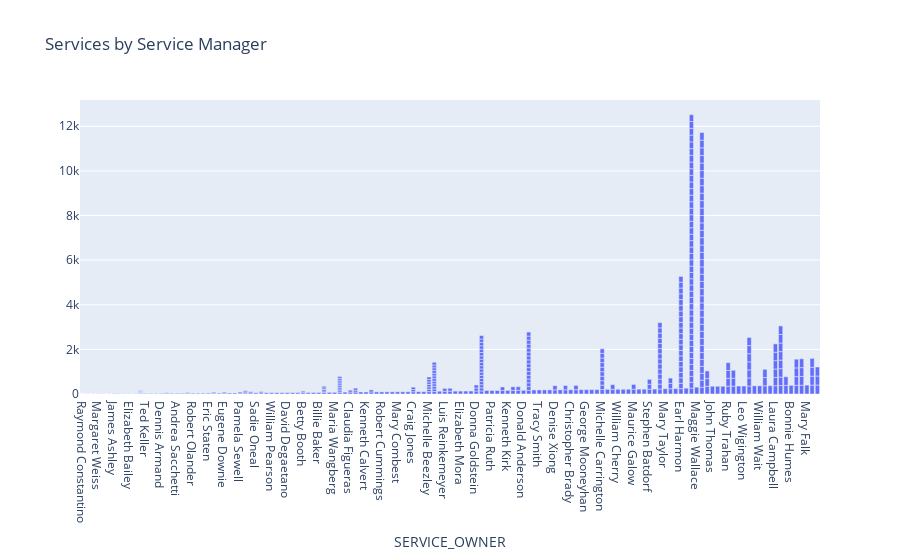

Write notebook code for a chart like this one.
### Markdown cell above
## Visualizations

### Code cell
## Service Manager
## Count of Services by Service manager - 

fig = px.bar(SERVICE_MANAGER, x='SERVICE_OWNER',hover_name='SERVICE_OWNER',title='Services by Service Manager')
fig.show()

### Figure 1 — Plotly figure (JSON) as saved in the notebook; plotly's stock layout.template omitted (floating-point values rounded to 4 significant figures; data arrays with more than 128 entries replaced by an {"elided": "..."} marker saying what was removed)
{"data": [{"alignmentgroup": "True", "hoverlabel": {"namelength": 0}, "hovertemplate": "<b>%{hovertext}</b><br><br>SERVICE_OWNER=%{x}", "hovertext": {"elided": "406 str values"}, "legendgroup": "", "marker": {"color": "#636efa"}, "name": "", "offsetgroup": "", "orientation": "v", "showlegend": false, "textposition": "auto", "type": "bar", "x": {"elided": "406 str values"}, "xaxis": "x", "yaxis": "y"}], "layout": {"barmode": "relative", "legend": {"tracegroupgap": 0}, "title": {"text": "Services by Service Manager"}, "xaxis": {"anchor": "y", "domain": [0, 1], "title": {"text": "SERVICE_OWNER"}}, "yaxis": {"anchor": "x", "domain": [0, 1]}}}
